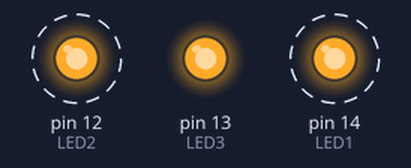
The sketch below on a simulated Arduino Uno, built with avr-gcc and run on an emulated ATmega328P. On the bench: output pins drawn as LEDs (lit = HIGH). Dashed ring = blinking.

Above: at 0.1 s.
Timing chart, 0 to 3.0 s (numbered marks = the images above):
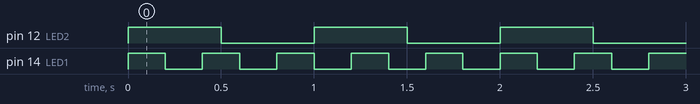

The sketch:

exemplo_millis.ino
```cpp
#define LED1 14
#define LED2 12
#define LED3 13
#define LED_LIGADO 0
#define LED_DESLIGADO 1
#define BOTAO1 5
#define BOTAO2 4
#define BOTAO_LIGADO 0
#define BOTAO_DESLIGADO 1

void inicializa_hardware(){
  //Configura as saídas
  pinMode(LED1, OUTPUT);
  pinMode(LED2, OUTPUT);
  pinMode(LED3, OUTPUT);
  //Garante que as saídas estão desligadas
  digitalWrite(LED1, LED_DESLIGADO);
  digitalWrite(LED2, LED_DESLIGADO);
  digitalWrite(LED3, LED_DESLIGADO);
  //Configurar as entradas
  pinMode(BOTAO1, INPUT_PULLUP);
  pinMode(BOTAO2, INPUT_PULLUP);
}

long tempo1, tempo2;

void setup() {
  inicializa_hardware();
  //Inicializar o tempo
  tempo1 = millis();
  tempo2 = millis();
}

void loop() {
  if(millis() - tempo1 >= 500){
    //Atualizar minha hora anotada
    tempo1 = millis();
    //Ação desejada
    digitalWrite(LED2, !digitalRead(LED2));
  }
  if(millis() - tempo2 >= 200){
    //Atualizar minha hora anotada
    tempo2 = millis();
    //Ação desejada
    digitalWrite(LED1, !digitalRead(LED1));
  }

}
```

Measured:
- by itself, pin 12 (LED2): alternates HIGH for 0.50 s and LOW for 0.50 s
- by itself, pin 14 (LED1): alternates HIGH for 0.20 s and LOW for 0.20 s
- by itself, everything shown: repeats every 2.0 s, in 12 steps
